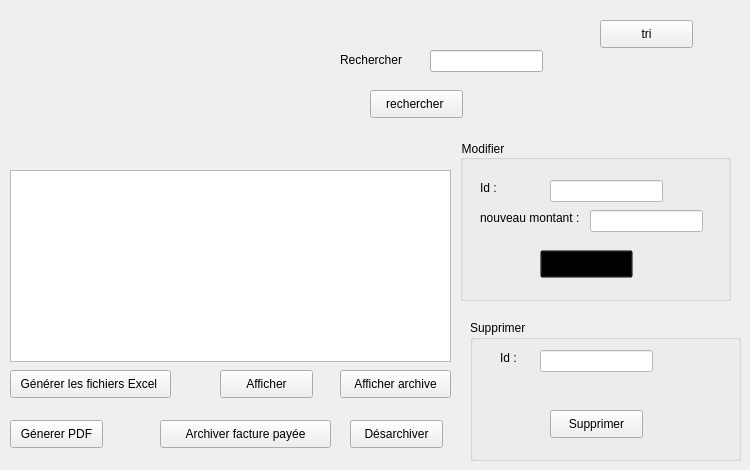
           <widget class="QWidget" name="tabWidgetPage2">
            <attribute name="title">
             <string/>
            </attribute>
            <widget class="QTableView" name="tableView_a">
             <property name="geometry">
              <rect>
               <x>10</x>
               <y>170</y>
               <width>441</width>
               <height>192</height>
              </rect>
             </property>
            </widget>
            <widget class="QLineEdit" name="LineEdit_rechercher_a">
             <property name="geometry">
              <rect>
               <x>430</x>
               <y>50</y>
               <width>113</width>
               <height>22</height>
              </rect>
             </property>
            </widget>
            <widget class="QLabel" name="label_49">
             <property name="geometry">
              <rect>
               <x>340</x>
               <y>50</y>
               <width>71</width>
               <height>20</height>
              </rect>
             </property>
             <property name="text">
              <string>Rechercher</string>
             </property>
            </widget>
            <widget class="QPushButton" name="pushButton_pdf_a">
             <property name="geometry">
              <rect>
               <x>10</x>
               <y>420</y>
               <width>93</width>
               <height>28</height>
              </rect>
             </property>
             <property name="text">
              <string>Génerer PDF</string>
             </property>
            </widget>
            <widget class="QPushButton" name="pushButton_excel_a">
             <property name="geometry">
              <rect>
               <x>10</x>
               <y>370</y>
               <width>161</width>
               <height>28</height>
              </rect>
             </property>
             <property name="text">
              <string>Générer les fichiers Excel </string>
             </property>
            </widget>
            <widget class="QPushButton" name="push_archiver_a">
             <property name="geometry">
              <rect>
               <x>160</x>
               <y>420</y>
               <width>171</width>
               <height>28</height>
              </rect>
             </property>
             <property name="text">
              <string>Archiver facture payée</string>
             </property>
            </widget>
            <widget class="QGroupBox" name="groupBox_a">
             <property name="geometry">
              <rect>
               <x>460</x>
               <y>140</y>
               <width>271</width>
               <height>161</height>
              </rect>
             </property>
             <property name="styleSheet">
              <string notr="true">background : transparent;</string>
             </property>
             <property name="title">
              <string>Modifier</string>
             </property>
             <widget class="QLineEdit" name="lineEdit_id_modif_a">
              <property name="geometry">
               <rect>
                <x>90</x>
                <y>40</y>
                <width>113</width>
                <height>22</height>
               </rect>
              </property>
              <property name="styleSheet">
               <string notr="true">background : #ffffff;</string>
              </property>
             </widget>
             <widget class="QLabel" name="label_id_modif_a">
              <property name="geometry">
               <rect>
                <x>20</x>
                <y>40</y>
                <width>56</width>
                <height>16</height>
               </rect>
              </property>
              <property name="text">
               <string>Id :</string>
              </property>
             </widget>
             <widget class="QLabel" name="label_nvmontant_a">
              <property name="geometry">
               <rect>
                <x>20</x>
                <y>70</y>
                <width>101</width>
                <height>16</height>
               </rect>
              </property>
              <property name="text">
               <string>nouveau montant :</string>
              </property>
             </widget>
             <widget class="QPushButton" name="pushButton_modifier_a">
              <property name="geometry">
               <rect>
                <x>80</x>
                <y>110</y>
                <width>93</width>
                <height>28</height>
               </rect>
              </property>
              <property name="text">
               <string>modifier</string>
              </property>
             </widget>
             <widget class="QLineEdit" name="lineEdit_montant_modif_a">
              <property name="geometry">
               <rect>
                <x>130</x>
                <y>70</y>
                <width>113</width>
                <height>22</height>
               </rect>
              </property>
              <property name="styleSheet">
               <string notr="true">background : #ffffff;</string>
              </property>
             </widget>
            </widget>
            <widget class="QGroupBox" name="groupBox_supprimer_a">
             <property name="geometry">
              <rect>
               <x>470</x>
               <y>320</y>
               <width>271</width>
               <height>141</height>
              </rect>
             </property>
             <property name="title">
              <string>Supprimer</string>
             </property>
             <widget class="QLineEdit" name="lineEdit_id_supp_a">
              <property name="geometry">
               <rect>
                <x>70</x>
                <y>30</y>
                <width>113</width>
                <height>22</height>
               </rect>
              </property>
              <property name="styleSheet">
               <string notr="true">background : #ffffff;</string>
              </property>
             </widget>
             <widget class="QLabel" name="label_id_supp_a">
              <property name="geometry">
               <rect>
                <x>30</x>
                <y>30</y>
                <width>56</width>
                <height>16</height>
               </rect>
              </property>
              <property name="text">
               <string>Id :</string>
              </property>
             </widget>
             <widget class="QPushButton" name="pushButton_supprimer_a">
              <property name="geometry">
               <rect>
                <x>80</x>
                <y>90</y>
                <width>93</width>
                <height>28</height>
               </rect>
              </property>
              <property name="text">
               <string>Supprimer</string>
              </property>
             </widget>
            </widget>
            <widget class="QPushButton" name="pushButton_tri_a">
             <property name="geometry">
              <rect>
               <x>600</x>
               <y>20</y>
               <width>93</width>
               <height>28</height>
              </rect>
             </property>
             <property name="text">
              <string>tri</string>
             </property>
            </widget>
            <widget class="QPushButton" name="pushButton_rechercher_a">
             <property name="geometry">
              <rect>
               <x>370</x>
               <y>90</y>
               <width>93</width>
               <height>28</height>
              </rect>
             </property>
             <property name="text">
              <string>rechercher </string>
             </property>
            </widget>
            <widget class="QPushButton" name="push_Desar_a">
             <property name="geometry">
              <rect>
               <x>350</x>
               <y>420</y>
               <width>93</width>
               <height>28</height>
              </rect>
             </property>
             <property name="text">
              <string>Désarchiver</string>
             </property>
            </widget>
            <widget class="QPushButton" name="push_afficher_archive_a">
             <property name="geometry">
              <rect>
               <x>340</x>
               <y>370</y>
               <width>111</width>
               <height>28</height>
              </rect>
             </property>
             <property name="text">
              <string>Afficher archive</string>
             </property>
            </widget>
            <widget class="QPushButton" name="pushButton_afficher_a">
             <property name="geometry">
              <rect>
               <x>220</x>
               <y>370</y>
               <width>93</width>
               <height>28</height>
              </rect>
             </property>
             <property name="text">
              <string>Afficher</string>
             </property>
            </widget>
           </widget>
